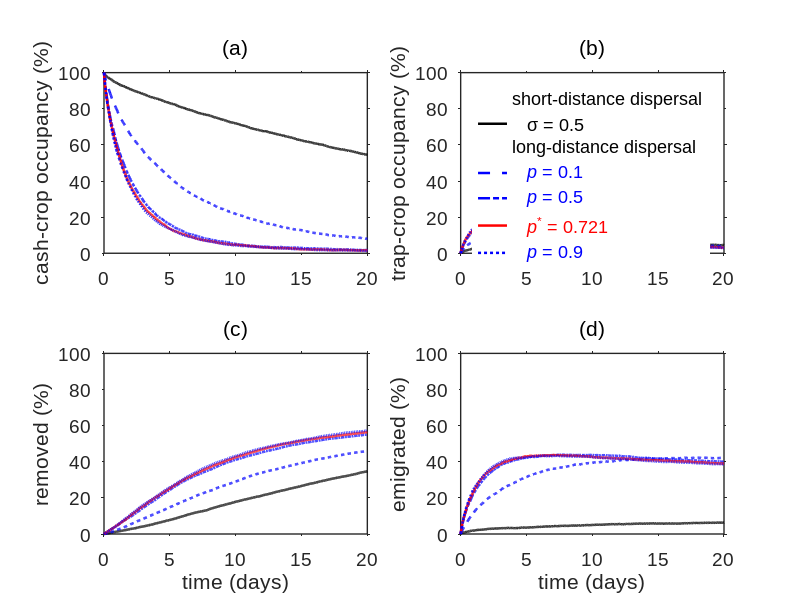

Source code (MATLAB):
clc; clear; close all;
rng(1);
%% ==========================================================
% PARAMETERS
% ===========================================================

dt      = 0.5;          % time step (h)
Npart   = 10^4;         % initial population
num_days = 20;

p_steps = round(num_days*24/dt) + 1;

sigma = 0.5;            % Gaussian scale (m)

L = 100;                % total field length (m)

trap_frac = 0.80;       % cash-crop fraction
zone_left = trap_frac * L;

%% ==========================================================
% ATTRACTION
% ===========================================================

beta = 0.1;             % maximum attraction strength
nu   = 1;               % spatial attraction profile

%% ==========================================================
% ARRESTMENT IN TRAP CROP
% ===========================================================

rho = 1/3;

sigma_trap = rho * sigma;

%% ==========================================================
% REMOVAL
% ===========================================================

gamma_entry = 0.1;

gamma_day = 0.2;

gamma_dt = ...
    1 - (1 - gamma_day).^(dt/24);

%% ==========================================================
% TIME
% ===========================================================

time_hours = (0:p_steps-1)*dt;
time_days  = time_hours/24;

%% ==========================================================
% p-VALUES AND DERIVED GAMMA
% ===========================================================

p1 = 0.1;

gamma1 = ...
    sqrt(2) * erfcinv(p1) ./ ...
    tan((pi/2)*(1-p1)) * sigma;

p2 = 0.5;

gamma2 = ...
    sqrt(2) * erfcinv(p2) ./ ...
    tan((pi/2)*(1-p2)) * sigma;

p3 = 0.721;             % optimal survival probability

gamma3 = ...
    sqrt(2) * erfcinv(p3) ./ ...
    tan((pi/2)*(1-p3)) * sigma;

p4 = 0.9;

gamma4 = ...
    sqrt(2) * erfcinv(p4) ./ ...
    tan((pi/2)*(1-p4)) * sigma;

gamma_values = ...
    [gamma1 gamma2 gamma3 gamma4];

fprintf('sigma = %.3f m\n',sigma);
fprintf('sigma_trap = %.3f m\n',sigma_trap);

fprintf('gamma (p = 0.1)   = %.3f m\n',gamma1);
fprintf('gamma (p = 0.5)   = %.3f m\n',gamma2);
fprintf('gamma (p*= 0.721) = %.3f m\n',gamma3);
fprintf('gamma (p = 0.9)   = %.3f m\n',gamma4);

%% ==========================================================
% STORAGE
% ===========================================================

nCases = 5;

cash_all = ...
    zeros(nCases,p_steps);

trap_all = ...
    zeros(nCases,p_steps);

removed_all = ...
    zeros(nCases,p_steps);

emigrated_all = ...
    zeros(nCases,p_steps);

%% ==========================================================
% COMMON INITIAL CONDITION
% ===========================================================

x0 = ...
    zone_left * rand(Npart,1);

%% ==========================================================
% SIMULATIONS
% ===========================================================

for icase = 1:nCases

    %% ------------------------------------------------------
    % Initial population
    % -------------------------------------------------------

    x = x0;

    is_killed = ...
        false(Npart,1);

    %% Initial population states

    active = ~is_killed;

    cash_all(icase,1) = ...
        100 * ...
        sum(active & ...
        (x >= 0) & ...
        (x <= zone_left)) / Npart;

    trap_all(icase,1) = ...
        100 * ...
        sum(active & ...
        (x > zone_left) & ...
        (x <= L)) / Npart;

    removed_all(icase,1) = ...
        100 * sum(is_killed) / Npart;

    emigrated_all(icase,1) = ...
        100 * ...
        sum(active & ...
        ((x < 0) | ...
         (x > L))) / Npart;

    %% ------------------------------------------------------
    % Time loop
    % -------------------------------------------------------

    for a = 2:p_steps

        active = ...
            ~is_killed;

        x_old = x;

        %% --------------------------------------------------
        % Current locations
        % ---------------------------------------------------

        was_in_cash = ...
            active & ...
            (x_old >= 0) & ...
            (x_old <= zone_left);

        in_trap = ...
            active & ...
            (x_old > zone_left) & ...
            (x_old <= L);

        outside = ...
            active & ...
            ((x_old < 0) | ...
             (x_old > L));

        %% --------------------------------------------------
        % Step magnitudes
        % ---------------------------------------------------

        step_mag = ...
            zeros(Npart,1);

        % --------------------------------
        % Cash crop
        % --------------------------------

        if icase == 1

            % Short-distance Gaussian movement

            if any(was_in_cash)

                step_mag(was_in_cash) = ...
                    abs(randn(sum(was_in_cash),1)) ...
                    .* sigma;

            end

        else

            % Long-distance Levy movement

            gamma = ...
                gamma_values(icase-1);

            if any(was_in_cash)

                U = ...
                    rand(sum(was_in_cash),1);

                step_mag(was_in_cash) = ...
                    gamma .* ...
                    tan((pi/2).*U);

            end

        end

        % --------------------------------
        % Trap crop
        % BOTH movement types switch to
        % the same arrested Gaussian walk
        % --------------------------------

        if any(in_trap)

            step_mag(in_trap) = ...
                abs(randn(sum(in_trap),1)) ...
                .* sigma_trap;

        end

        % --------------------------------
        % Outside field
        % --------------------------------

        if icase == 1

            % Gaussian movement resumes

            if any(outside)

                step_mag(outside) = ...
                    abs(randn(sum(outside),1)) ...
                    .* sigma;

            end

        else

            % Levy movement resumes

            gamma = ...
                gamma_values(icase-1);

            if any(outside)

                U = ...
                    rand(sum(outside),1);

                step_mag(outside) = ...
                    gamma .* ...
                    tan((pi/2).*U);

            end

        end

        %% --------------------------------------------------
        % Direction
        % ---------------------------------------------------

        dir = ...
            zeros(Npart,1);

        % --------------------------------
        % Attraction in cash crop
        % --------------------------------

        x_clipped = ...
            max(0,min(zone_left,x_old));

        beta_space = ...
            (x_clipped ./ zone_left).^nu;

        beta_eff = ...
            beta .* beta_space;

        toward_prob = ...
            (1 + beta_eff)/2;

        r = ...
            rand(Npart,1);

        dir(was_in_cash) = -1;

        dir(was_in_cash & ...
            (r < toward_prob)) = 1;

        % --------------------------------
        % Unbiased movement in trap crop
        % and outside field
        % --------------------------------

        unbiased_idx = ...
            in_trap | outside;

        if any(unbiased_idx)

            r2 = ...
                rand(sum(unbiased_idx),1);

            temp_dir = ...
                ones(sum(unbiased_idx),1);

            temp_dir(r2 > 0.5) = -1;

            dir(unbiased_idx) = ...
                temp_dir;

        end

        %% --------------------------------------------------
        % Position update
        % ---------------------------------------------------

        x_new = x_old;

        x_new(active) = ...
            x_old(active) + ...
            dir(active).*step_mag(active);

        %% --------------------------------------------------
        % Entry-triggered removal
        % ---------------------------------------------------

        crossed_into_trap = ...
            was_in_cash & ...
            (x_new > zone_left);

        to_kill_entry = ...
            crossed_into_trap & ...
            (rand(Npart,1) < gamma_entry);

        x = x_new;

        if any(to_kill_entry)

            is_killed(to_kill_entry) = true;

            x(to_kill_entry) = NaN;

        end

        %% --------------------------------------------------
        % Within-trap removal
        % ---------------------------------------------------

        active = ...
            ~is_killed;

        in_strip = ...
            active & ...
            (x > zone_left) & ...
            (x <= L);

        to_kill_trap = ...
            in_strip & ...
            (rand(Npart,1) < gamma_dt);

        if any(to_kill_trap)

            is_killed(to_kill_trap) = true;

            x(to_kill_trap) = NaN;

        end

        %% --------------------------------------------------
        % Population states
        % ---------------------------------------------------

        active = ...
            ~is_killed;

        cash_all(icase,a) = ...
            100 * ...
            sum(active & ...
            (x >= 0) & ...
            (x <= zone_left)) / Npart;

        trap_all(icase,a) = ...
            100 * ...
            sum(active & ...
            (x > zone_left) & ...
            (x <= L)) / Npart;

        removed_all(icase,a) = ...
            100 * ...
            sum(is_killed) / Npart;

        emigrated_all(icase,a) = ...
            100 * ...
            sum(active & ...
            ((x < 0) | ...
             (x > L))) / Npart;

    end

end

%% ==========================================================
% PRINT RESULTS FOR FIGURE 2
% ===========================================================

% Find indices corresponding to days 10 and 20

[~,idx10] = min(abs(time_days - 10));
[~,idx20] = min(abs(time_days - 20));

case_names = { ...
    'Short-distance Gaussian'; ...
    'Long-distance p = 0.1'; ...
    'Long-distance p = 0.5'; ...
    'Long-distance p* = 0.721'; ...
    'Long-distance p = 0.9'};

fprintf('\n');
fprintf('============================================================\n');
fprintf('FIGURE 2 RESULTS SUMMARY\n');
fprintf('All values are %% of the initial population N = %d\n',Npart);
fprintf('============================================================\n');

for icase = 1:nCases

    [peak_trap,idx_peak_trap] = ...
        max(trap_all(icase,:));

    peak_trap_day = ...
        time_days(idx_peak_trap);

    [peak_emig,idx_peak_emig] = ...
        max(emigrated_all(icase,:));

    peak_emig_day = ...
        time_days(idx_peak_emig);

    fprintf('\n');
    fprintf('%s\n',case_names{icase});
    fprintf('------------------------------------------------------------\n');

    fprintf('Day 10:\n');
    fprintf('  Cash crop   = %6.2f%%\n',cash_all(icase,idx10));
    fprintf('  Trap crop   = %6.2f%%\n',trap_all(icase,idx10));
    fprintf('  Removed     = %6.2f%%\n',removed_all(icase,idx10));
    fprintf('  Emigrated   = %6.2f%%\n',emigrated_all(icase,idx10));

    fprintf('Day 20:\n');
    fprintf('  Cash crop   = %6.2f%%\n',cash_all(icase,idx20));
    fprintf('  Trap crop   = %6.2f%%\n',trap_all(icase,idx20));
    fprintf('  Removed     = %6.2f%%\n',removed_all(icase,idx20));
    fprintf('  Emigrated   = %6.2f%%\n',emigrated_all(icase,idx20));

    fprintf('Peak trap-crop occupancy = %6.2f%% at day %.2f\n', ...
        peak_trap,peak_trap_day);

    fprintf('Peak emigration          = %6.2f%% at day %.2f\n', ...
        peak_emig,peak_emig_day);

end

%% ==========================================================
% COMPACT COMPARISON TABLE
% ===========================================================

fprintf('\n');
fprintf('==============================================================================================\n');
fprintf('COMPACT COMPARISON\n');
fprintf('==============================================================================================\n');
fprintf('Case                         Cash20   Trap20   Removed20   Emig20   PeakTrap   PeakTrapDay\n');
fprintf('----------------------------------------------------------------------------------------------\n');

for icase = 1:nCases

    [peak_trap,idx_peak_trap] = ...
        max(trap_all(icase,:));

    peak_trap_day = ...
        time_days(idx_peak_trap);

    fprintf('%-28s %7.2f   %6.2f     %7.2f   %6.2f     %7.2f       %6.2f\n', ...
        case_names{icase}, ...
        cash_all(icase,idx20), ...
        trap_all(icase,idx20), ...
        removed_all(icase,idx20), ...
        emigrated_all(icase,idx20), ...
        peak_trap, ...
        peak_trap_day);

end

fprintf('==============================================================================================\n');
fprintf('\n');

%% ==========================================================
% PLOT
% ===========================================================

figure('Color','w', ...
       'Position',[100 100 1000 800]);

%% ==========================================================
% PANEL (a): CASH-CROP OCCUPANCY
% ===========================================================

subplot(2,2,1);
hold on;

plot(time_days, ...
    cash_all(1,:), '-', ...
    'Color','k', ...
    'LineWidth',1.8);

plot(time_days, ...
    cash_all(2,:), '--', ...
    'Color','b', ...
    'LineWidth',1.8);

plot(time_days, ...
    cash_all(3,:), '-.', ...
    'Color','b', ...
    'LineWidth',1.8);

plot(time_days, ...
    cash_all(4,:), '-', ...
    'Color','r', ...
    'LineWidth',1.8);

plot(time_days, ...
    cash_all(5,:), ':', ...
    'Color','b', ...
    'LineWidth',1.8);

ylabel('cash-crop occupancy (%)', ...
    'FontSize',16, ...
    'FontName','Arial');

title('(a)', ...
    'FontSize',16, ...
    'FontName','Arial', ...
    'FontWeight','normal');

box on;

xlim([0 num_days]);
ylim([0 100]);

set(gca,'XTick',[0 5 10 15 20 25 30]);

set(gca, ...
    'FontName','Arial', ...
    'FontSize',14, ...
    'LineWidth',1.0, ...
    'TickDir','out');

hold off;

%% ==========================================================
% PANEL (b): TRAP-CROP OCCUPANCY
% ===========================================================

subplot(2,2,2);
hold on;

h1 = plot(time_days, ...
    trap_all(1,:), '-', ...
    'Color','k', ...
    'LineWidth',1.8);

h2 = plot(time_days, ...
    trap_all(2,:), '--', ...
    'Color','b', ...
    'LineWidth',1.8);

h3 = plot(time_days, ...
    trap_all(3,:), '-.', ...
    'Color','b', ...
    'LineWidth',1.8);

h4 = plot(time_days, ...
    trap_all(4,:), '-', ...
    'Color','r', ...
    'LineWidth',1.8);

h5 = plot(time_days, ...
    trap_all(5,:), ':', ...
    'Color','b', ...
    'LineWidth',1.8);

% Dummy invisible handles used as legend headings

hHeaderShort = ...
    plot(NaN,NaN, ...
    'LineStyle','none', ...
    'Marker','none', ...
    'Color','w');

hHeaderLong = ...
    plot(NaN,NaN, ...
    'LineStyle','none', ...
    'Marker','none', ...
    'Color','w');

ylabel('trap-crop occupancy (%)', ...
    'FontSize',16, ...
    'FontName','Arial');

title('(b)', ...
    'FontSize',16, ...
    'FontName','Arial', ...
    'FontWeight','normal');

lgd = legend( ...
    [hHeaderShort h1 hHeaderLong h2 h3 h4 h5], { ...
    'short-distance dispersal', ...
    sprintf('   \\sigma = %.1f', sigma), ...
    'long-distance dispersal', ...
    sprintf('   \\color{blue}{\\itp} = %.1f', p1), ...
    sprintf('   \\color{blue}{\\itp} = %.1f', p2), ...
    sprintf('   \\color{red}{\\itp}^{*} = %.3f', p3), ...
    sprintf('   \\color{blue}{\\itp} = %.1f', p4)}, ...
   'Location','northwest', ...
    'Interpreter','tex', ...
    'FontSize',14, ...
    'FontName','Arial', ...
    'Box','off');

% Match legend text colours to trajectories

legend_text = findobj(lgd,'Type','text');

for ii = 1:length(legend_text)

    txt = get(legend_text(ii),'String');

    if ~isempty(strfind(txt,'0.721'))

        % Optimal case
        set(legend_text(ii),'Color','r');

    elseif ~isempty(strfind(txt,'long-distance')) || ...
           ~isempty(strfind(txt,'0.1')) || ...
           ~isempty(strfind(txt,'0.5')) || ...
           ~isempty(strfind(txt,'0.9'))

        % Other long-distance cases
        set(legend_text(ii),'Color','b');

    else

        % Gaussian / short-distance case
        set(legend_text(ii),'Color','k');

    end

end

box on;

xlim([0 num_days]);
ylim([0 100]);

set(gca,'XTick',[0 5 10 15 20 25 30]);

set(gca, ...
    'FontName','Arial', ...
    'FontSize',14, ...
    'LineWidth',1.0, ...
    'TickDir','out');

hold off;

%% ==========================================================
% PANEL (c): REMOVED
% ===========================================================

subplot(2,2,3);
hold on;

plot(time_days, ...
    removed_all(1,:), '-', ...
    'Color','k', ...
    'LineWidth',1.8);

plot(time_days, ...
    removed_all(2,:), '--', ...
    'Color','b', ...
    'LineWidth',1.8);

plot(time_days, ...
    removed_all(3,:), '-.', ...
    'Color','b', ...
    'LineWidth',1.8);

plot(time_days, ...
    removed_all(4,:), '-', ...
    'Color','r', ...
    'LineWidth',1.8);

plot(time_days, ...
    removed_all(5,:), ':', ...
    'Color','b', ...
    'LineWidth',1.8);

xlabel('time (days)', ...
    'FontSize',16, ...
    'FontName','Arial');

ylabel('removed (%)', ...
    'FontSize',16, ...
    'FontName','Arial');

title('(c)', ...
    'FontSize',16, ...
    'FontName','Arial', ...
    'FontWeight','normal');

box on;

xlim([0 num_days]);
ylim([0 100]);

set(gca,'XTick',[0 5 10 15 20 25 30]);

set(gca, ...
    'FontName','Arial', ...
    'FontSize',14, ...
    'LineWidth',1.0, ...
    'TickDir','out');

hold off;

%% ==========================================================
% PANEL (d): EMIGRATED
% ===========================================================

subplot(2,2,4);
hold on;

plot(time_days, ...
    emigrated_all(1,:), '-', ...
    'Color','k', ...
    'LineWidth',1.8);

plot(time_days, ...
    emigrated_all(2,:), '--', ...
    'Color','b', ...
    'LineWidth',1.8);

plot(time_days, ...
    emigrated_all(3,:), '-.', ...
    'Color','b', ...
    'LineWidth',1.8);

plot(time_days, ...
    emigrated_all(4,:), '-', ...
    'Color','r', ...
    'LineWidth',1.8);

plot(time_days, ...
    emigrated_all(5,:), ':', ...
    'Color','b', ...
    'LineWidth',1.8);

xlabel('time (days)', ...
    'FontSize',16, ...
    'FontName','Arial');

ylabel('emigrated (%)', ...
    'FontSize',16, ...
    'FontName','Arial');

title('(d)', ...
    'FontSize',16, ...
    'FontName','Arial', ...
    'FontWeight','normal');

box on;

xlim([0 num_days]);
ylim([0 100]);

set(gca,'XTick',[0 5 10 15 20 25 30]);

set(gca, ...
    'FontName','Arial', ...
    'FontSize',14, ...
    'LineWidth',1.0, ...
    'TickDir','out');

hold off;
